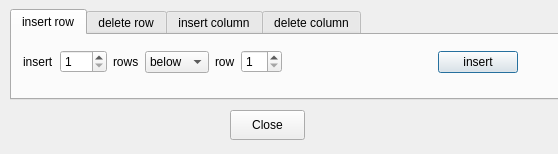
<?xml version="1.0" encoding="UTF-8"?>
<ui version="4.0">
 <class>RowColDeleteInsertDialog</class>
 <widget class="QDialog" name="RowColDeleteInsertDialog">
  <property name="geometry">
   <rect>
    <x>0</x>
    <y>0</y>
    <width>558</width>
    <height>154</height>
   </rect>
  </property>
  <property name="windowTitle">
   <string>Insert/Delete Rows</string>
  </property>
  <widget class="QTabWidget" name="insertDeleteTabWidget">
   <property name="geometry">
    <rect>
     <x>10</x>
     <y>9</y>
     <width>551</width>
     <height>91</height>
    </rect>
   </property>
   <property name="currentIndex">
    <number>0</number>
   </property>
   <widget class="QWidget" name="insertRowTab">
    <attribute name="title">
     <string>insert row</string>
    </attribute>
    <widget class="QWidget" name="layoutWidget">
     <property name="geometry">
      <rect>
       <x>11</x>
       <y>11</y>
       <width>495</width>
       <height>32</height>
      </rect>
     </property>
     <layout class="QHBoxLayout" name="horizontalLayout_9">
      <item>
       <layout class="QHBoxLayout" name="horizontalLayout">
        <item>
         <widget class="QLabel" name="label">
          <property name="text">
           <string>insert</string>
          </property>
         </widget>
        </item>
        <item>
         <widget class="QSpinBox" name="numRowsWidget">
          <property name="minimum">
           <number>1</number>
          </property>
          <property name="maximum">
           <number>100</number>
          </property>
         </widget>
        </item>
        <item>
         <widget class="QLabel" name="label_2">
          <property name="text">
           <string>rows</string>
          </property>
         </widget>
        </item>
        <item>
         <widget class="QComboBox" name="insertRowLocationWidget">
          <item>
           <property name="text">
            <string>below</string>
           </property>
          </item>
          <item>
           <property name="text">
            <string>above</string>
           </property>
          </item>
         </widget>
        </item>
        <item>
         <widget class="QLabel" name="label_3">
          <property name="text">
           <string>row</string>
          </property>
         </widget>
        </item>
        <item>
         <widget class="QSpinBox" name="pivotRowLocation">
          <property name="minimum">
           <number>1</number>
          </property>
         </widget>
        </item>
       </layout>
      </item>
      <item>
       <spacer name="horizontalSpacer">
        <property name="orientation">
         <enum>Qt::Horizontal</enum>
        </property>
        <property name="sizeHint" stdset="0">
         <size>
          <width>40</width>
          <height>20</height>
         </size>
        </property>
       </spacer>
      </item>
      <item>
       <widget class="QPushButton" name="insertRowButton">
        <property name="text">
         <string>insert</string>
        </property>
       </widget>
      </item>
     </layout>
    </widget>
   </widget>
   <widget class="QWidget" name="tab_2">
    <attribute name="title">
     <string>delete row</string>
    </attribute>
    <widget class="QWidget" name="layoutWidget1">
     <property name="geometry">
      <rect>
       <x>10</x>
       <y>10</y>
       <width>527</width>
       <height>32</height>
      </rect>
     </property>
     <layout class="QHBoxLayout" name="horizontalLayout_3">
      <item>
       <spacer name="horizontalSpacer_3">
        <property name="orientation">
         <enum>Qt::Horizontal</enum>
        </property>
        <property name="sizeHint" stdset="0">
         <size>
          <width>40</width>
          <height>20</height>
         </size>
        </property>
       </spacer>
      </item>
      <item>
       <widget class="QLabel" name="label_4">
        <property name="text">
         <string>delete row</string>
        </property>
       </widget>
      </item>
      <item>
       <widget class="QSpinBox" name="deleteRowWidget">
        <property name="minimum">
         <number>1</number>
        </property>
       </widget>
      </item>
      <item>
       <spacer name="horizontalSpacer_4">
        <property name="orientation">
         <enum>Qt::Horizontal</enum>
        </property>
        <property name="sizeHint" stdset="0">
         <size>
          <width>272</width>
          <height>20</height>
         </size>
        </property>
       </spacer>
      </item>
      <item>
       <widget class="QPushButton" name="deleteRowButton">
        <property name="text">
         <string>delete</string>
        </property>
       </widget>
      </item>
     </layout>
    </widget>
   </widget>
   <widget class="QWidget" name="tab_3">
    <attribute name="title">
     <string>insert column</string>
    </attribute>
    <widget class="QWidget" name="layoutWidget2">
     <property name="geometry">
      <rect>
       <x>11</x>
       <y>11</y>
       <width>531</width>
       <height>32</height>
      </rect>
     </property>
     <layout class="QHBoxLayout" name="horizontalLayout_10">
      <item>
       <layout class="QHBoxLayout" name="horizontalLayout_4">
        <item>
         <widget class="QLabel" name="label_5">
          <property name="text">
           <string>insert</string>
          </property>
         </widget>
        </item>
        <item>
         <widget class="QSpinBox" name="numColumnsWidget">
          <property name="minimum">
           <number>1</number>
          </property>
          <property name="maximum">
           <number>100</number>
          </property>
         </widget>
        </item>
        <item>
         <widget class="QLabel" name="label_6">
          <property name="text">
           <string>columns </string>
          </property>
         </widget>
        </item>
        <item>
         <widget class="QComboBox" name="insertColumnLocationWidget">
          <item>
           <property name="text">
            <string>left of</string>
           </property>
          </item>
          <item>
           <property name="text">
            <string>right of</string>
           </property>
          </item>
         </widget>
        </item>
        <item>
         <widget class="QLabel" name="label_7">
          <property name="text">
           <string>column</string>
          </property>
         </widget>
        </item>
        <item>
         <widget class="QSpinBox" name="pivotColumnLocation">
          <property name="minimum">
           <number>1</number>
          </property>
         </widget>
        </item>
       </layout>
      </item>
      <item>
       <spacer name="horizontalSpacer_7">
        <property name="orientation">
         <enum>Qt::Horizontal</enum>
        </property>
        <property name="sizeHint" stdset="0">
         <size>
          <width>13</width>
          <height>27</height>
         </size>
        </property>
       </spacer>
      </item>
      <item>
       <widget class="QPushButton" name="insertColumnButton">
        <property name="text">
         <string>insert</string>
        </property>
       </widget>
      </item>
     </layout>
    </widget>
   </widget>
   <widget class="QWidget" name="tab_4">
    <property name="accessibleDescription">
     <string/>
    </property>
    <attribute name="title">
     <string>delete column</string>
    </attribute>
    <widget class="QWidget" name="layoutWidget3">
     <property name="geometry">
      <rect>
       <x>10</x>
       <y>10</y>
       <width>517</width>
       <height>32</height>
      </rect>
     </property>
     <layout class="QHBoxLayout" name="horizontalLayout_8">
      <item>
       <spacer name="horizontalSpacer_20">
        <property name="orientation">
         <enum>Qt::Horizontal</enum>
        </property>
        <property name="sizeHint" stdset="0">
         <size>
          <width>40</width>
          <height>20</height>
         </size>
        </property>
       </spacer>
      </item>
      <item>
       <widget class="QLabel" name="label_11">
        <property name="text">
         <string>delete column</string>
        </property>
       </widget>
      </item>
      <item>
       <widget class="QSpinBox" name="deleteColumnWidget">
        <property name="minimum">
         <number>1</number>
        </property>
       </widget>
      </item>
      <item>
       <spacer name="horizontalSpacer_19">
        <property name="orientation">
         <enum>Qt::Horizontal</enum>
        </property>
        <property name="sizeHint" stdset="0">
         <size>
          <width>216</width>
          <height>20</height>
         </size>
        </property>
       </spacer>
      </item>
      <item>
       <widget class="QPushButton" name="deleteColumnButton">
        <property name="text">
         <string>delete</string>
        </property>
       </widget>
      </item>
     </layout>
    </widget>
   </widget>
  </widget>
  <widget class="QPushButton" name="closeButton">
   <property name="geometry">
    <rect>
     <x>230</x>
     <y>110</y>
     <width>75</width>
     <height>30</height>
    </rect>
   </property>
   <property name="text">
    <string>Close</string>
   </property>
  </widget>
 </widget>
 <tabstops>
  <tabstop>insertDeleteTabWidget</tabstop>
  <tabstop>numRowsWidget</tabstop>
  <tabstop>insertRowLocationWidget</tabstop>
  <tabstop>pivotRowLocation</tabstop>
  <tabstop>insertRowButton</tabstop>
  <tabstop>closeButton</tabstop>
  <tabstop>deleteRowButton</tabstop>
  <tabstop>numColumnsWidget</tabstop>
  <tabstop>insertColumnLocationWidget</tabstop>
  <tabstop>pivotColumnLocation</tabstop>
  <tabstop>insertColumnButton</tabstop>
  <tabstop>deleteColumnWidget</tabstop>
  <tabstop>deleteColumnButton</tabstop>
  <tabstop>deleteRowWidget</tabstop>
 </tabstops>
 <resources/>
 <connections/>
</ui>
